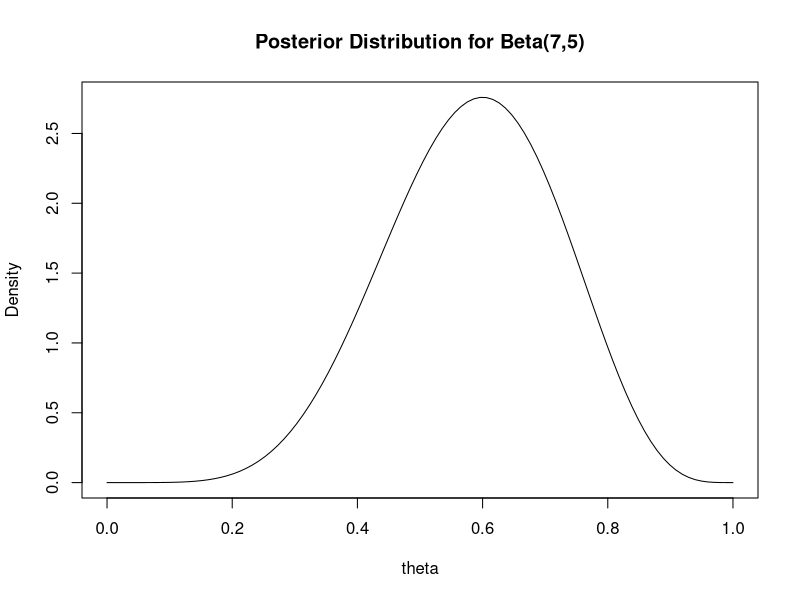

R code for this plot:
# Define parameters
n <- 10 # Number of trials
y <- 6 # Number of observed successes
# Define a sequence of theta values
theta_seq <- seq(0, 1, length = 100)
# Calculate the posterior distribution
#with Beta(y+1, n-y+1)
posterior <- dbeta(theta_seq, y + 1, n - y + 1)

# Plot the posterior distribution
plot(theta_seq, posterior, type = "l",
     main = "Posterior Distribution for Beta(7,5)",
     xlab = "theta", ylab = "Density")
     
# Calculate the mean of the posterior distribution
posterior_mean <- (y + 1) / (y + 1 + (n - y + 1))
print(posterior_mean)